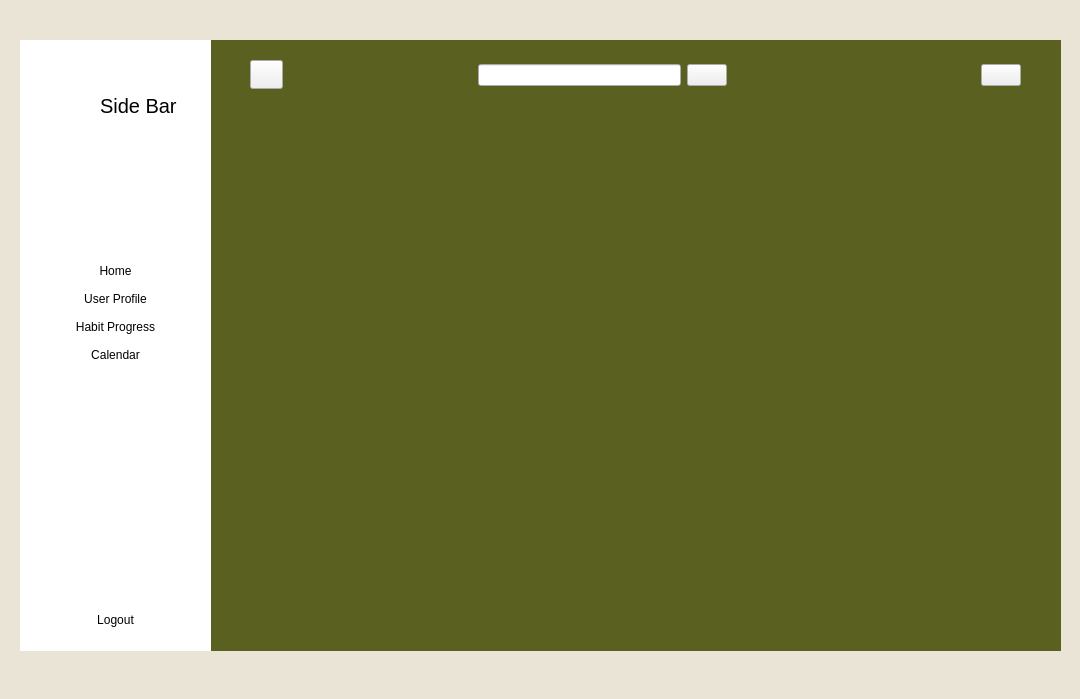
<?xml version="1.0" encoding="UTF-8"?>
<ui version="4.0">
 <class>Form</class>
 <widget class="QWidget" name="Form">
  <property name="geometry">
   <rect>
    <x>0</x>
    <y>0</y>
    <width>1080</width>
    <height>699</height>
   </rect>
  </property>
  <property name="windowTitle">
   <string>Form</string>
  </property>
  <property name="styleSheet">
   <string notr="true">#sidebartitle{
font-size: 20px;
}
#Form{
background-color: #EAE4D6;
}
#Home{
background-color: #596020;
}
#hidenav{
background-color: white;
}
#shownav{
}</string>
  </property>
  <widget class="QStackedWidget" name="page_stackedWidget">
   <property name="geometry">
    <rect>
     <x>290</x>
     <y>40</y>
     <width>771</width>
     <height>611</height>
    </rect>
   </property>
   <property name="currentIndex">
    <number>0</number>
   </property>
   <widget class="QWidget" name="Home">
    <widget class="QWidget" name="layoutWidget">
     <property name="geometry">
      <rect>
       <x>-60</x>
       <y>10</y>
       <width>791</width>
       <height>51</height>
      </rect>
     </property>
     <layout class="QHBoxLayout" name="horizontalLayout_2">
      <item>
       <spacer name="horizontalSpacer_2">
        <property name="orientation">
         <enum>Qt::Horizontal</enum>
        </property>
        <property name="sizeHint" stdset="0">
         <size>
          <width>40</width>
          <height>20</height>
         </size>
        </property>
       </spacer>
      </item>
      <item>
       <layout class="QHBoxLayout" name="horizontalLayout">
        <item>
         <widget class="QLineEdit" name="searchbar"/>
        </item>
        <item>
         <widget class="QPushButton" name="search_btn">
          <property name="text">
           <string/>
          </property>
          <property name="icon">
           <iconset>
            <normaloff>../../../Downloads/search.png</normaloff>../../../Downloads/search.png</iconset>
          </property>
         </widget>
        </item>
       </layout>
      </item>
      <item>
       <spacer name="horizontalSpacer">
        <property name="orientation">
         <enum>Qt::Horizontal</enum>
        </property>
        <property name="sizeHint" stdset="0">
         <size>
          <width>40</width>
          <height>20</height>
         </size>
        </property>
       </spacer>
      </item>
      <item>
       <widget class="QPushButton" name="profile_btn">
        <property name="text">
         <string/>
        </property>
        <property name="icon">
         <iconset>
          <normaloff>../../../Downloads/man.png</normaloff>../../../Downloads/man.png</iconset>
        </property>
        <property name="iconSize">
         <size>
          <width>40</width>
          <height>40</height>
         </size>
        </property>
       </widget>
      </item>
     </layout>
    </widget>
   </widget>
   <widget class="QWidget" name="User"/>
   <widget class="QWidget" name="Progress"/>
   <widget class="QWidget" name="Calendar">
    <widget class="QCalendarWidget" name="calendarWidget">
     <property name="geometry">
      <rect>
       <x>200</x>
       <y>170</y>
       <width>392</width>
       <height>236</height>
      </rect>
     </property>
    </widget>
   </widget>
  </widget>
  <widget class="QWidget" name="shownav" native="true">
   <property name="geometry">
    <rect>
     <x>20</x>
     <y>40</y>
     <width>61</width>
     <height>611</height>
    </rect>
   </property>
   <property name="styleSheet">
    <string notr="true">backgroun-color: white;</string>
   </property>
   <widget class="QLabel" name="iconpic_2">
    <property name="geometry">
     <rect>
      <x>10</x>
      <y>30</y>
      <width>51</width>
      <height>51</height>
     </rect>
    </property>
    <property name="text">
     <string/>
    </property>
    <property name="pixmap">
     <pixmap>../../../Downloads/logo.png</pixmap>
    </property>
    <property name="scaledContents">
     <bool>true</bool>
    </property>
   </widget>
   <widget class="QWidget" name="layoutWidget">
    <property name="geometry">
     <rect>
      <x>0</x>
      <y>220</y>
      <width>61</width>
      <height>371</height>
     </rect>
    </property>
    <layout class="QVBoxLayout" name="verticalLayout">
     <item>
      <widget class="QPushButton" name="fhome_btn_2">
       <property name="text">
        <string/>
       </property>
       <property name="icon">
        <iconset>
         <normaloff>resource/home.png</normaloff>resource/home.png</iconset>
       </property>
       <property name="flat">
        <bool>true</bool>
       </property>
      </widget>
     </item>
     <item>
      <widget class="QPushButton" name="user_btn">
       <property name="text">
        <string/>
       </property>
       <property name="icon">
        <iconset>
         <normaloff>resource/user.png</normaloff>resource/user.png</iconset>
       </property>
       <property name="flat">
        <bool>true</bool>
       </property>
      </widget>
     </item>
     <item>
      <widget class="QPushButton" name="progress_btn">
       <property name="text">
        <string/>
       </property>
       <property name="icon">
        <iconset>
         <normaloff>resource/progress.png</normaloff>resource/progress.png</iconset>
       </property>
       <property name="flat">
        <bool>true</bool>
       </property>
      </widget>
     </item>
     <item>
      <widget class="QPushButton" name="calendar_btn">
       <property name="text">
        <string/>
       </property>
       <property name="icon">
        <iconset>
         <normaloff>resource/calendar.png</normaloff>resource/calendar.png</iconset>
       </property>
       <property name="flat">
        <bool>true</bool>
       </property>
      </widget>
     </item>
     <item>
      <spacer name="verticalSpacer">
       <property name="orientation">
        <enum>Qt::Vertical</enum>
       </property>
       <property name="sizeHint" stdset="0">
        <size>
         <width>20</width>
         <height>40</height>
        </size>
       </property>
      </spacer>
     </item>
     <item>
      <widget class="QPushButton" name="logout_btn">
       <property name="text">
        <string/>
       </property>
       <property name="icon">
        <iconset>
         <normaloff>resource/logout.png</normaloff>resource/logout.png</iconset>
       </property>
       <property name="flat">
        <bool>true</bool>
       </property>
      </widget>
     </item>
    </layout>
   </widget>
  </widget>
  <widget class="QFrame" name="hidenav">
   <property name="geometry">
    <rect>
     <x>20</x>
     <y>40</y>
     <width>191</width>
     <height>611</height>
    </rect>
   </property>
   <widget class="QLabel" name="iconpic">
    <property name="geometry">
     <rect>
      <x>10</x>
      <y>30</y>
      <width>61</width>
      <height>61</height>
     </rect>
    </property>
    <property name="text">
     <string/>
    </property>
    <property name="pixmap">
     <pixmap>../../../Downloads/logo.png</pixmap>
    </property>
    <property name="scaledContents">
     <bool>true</bool>
    </property>
   </widget>
   <widget class="QLabel" name="sidebartitle">
    <property name="geometry">
     <rect>
      <x>80</x>
      <y>50</y>
      <width>101</width>
      <height>31</height>
     </rect>
    </property>
    <property name="font">
     <font>
      <pointsize>15</pointsize>
     </font>
    </property>
    <property name="styleSheet">
     <string notr="true">font-size: 15pt;</string>
    </property>
    <property name="text">
     <string>Side Bar</string>
    </property>
   </widget>
   <widget class="QWidget" name="layoutWidget">
    <property name="geometry">
     <rect>
      <x>10</x>
      <y>220</y>
      <width>171</width>
      <height>371</height>
     </rect>
    </property>
    <layout class="QVBoxLayout" name="verticalLayout_2">
     <item>
      <widget class="QPushButton" name="fhome_btn">
       <property name="styleSheet">
        <string notr="true"/>
       </property>
       <property name="text">
        <string>Home</string>
       </property>
       <property name="icon">
        <iconset>
         <normaloff>resource/home.png</normaloff>resource/home.png</iconset>
       </property>
       <property name="flat">
        <bool>true</bool>
       </property>
      </widget>
     </item>
     <item>
      <widget class="QPushButton" name="fuser_btn">
       <property name="text">
        <string>User Profile</string>
       </property>
       <property name="icon">
        <iconset>
         <normaloff>resource/user.png</normaloff>resource/user.png</iconset>
       </property>
       <property name="flat">
        <bool>true</bool>
       </property>
      </widget>
     </item>
     <item>
      <widget class="QPushButton" name="fprogress_btn">
       <property name="text">
        <string>Habit Progress</string>
       </property>
       <property name="icon">
        <iconset>
         <normaloff>resource/progress.png</normaloff>resource/progress.png</iconset>
       </property>
       <property name="flat">
        <bool>true</bool>
       </property>
      </widget>
     </item>
     <item>
      <widget class="QPushButton" name="fcalendar_btn">
       <property name="text">
        <string>Calendar</string>
       </property>
       <property name="icon">
        <iconset>
         <normaloff>resource/calendar.png</normaloff>resource/calendar.png</iconset>
       </property>
       <property name="flat">
        <bool>true</bool>
       </property>
      </widget>
     </item>
     <item>
      <spacer name="verticalSpacer_2">
       <property name="orientation">
        <enum>Qt::Vertical</enum>
       </property>
       <property name="sizeHint" stdset="0">
        <size>
         <width>20</width>
         <height>40</height>
        </size>
       </property>
      </spacer>
     </item>
     <item>
      <widget class="QPushButton" name="flogout_btn">
       <property name="text">
        <string>Logout</string>
       </property>
       <property name="icon">
        <iconset>
         <normaloff>resource/logout.png</normaloff>resource/logout.png</iconset>
       </property>
       <property name="flat">
        <bool>true</bool>
       </property>
      </widget>
     </item>
    </layout>
   </widget>
  </widget>
  <widget class="QLabel" name="label">
   <property name="geometry">
    <rect>
     <x>20</x>
     <y>40</y>
     <width>71</width>
     <height>611</height>
    </rect>
   </property>
   <property name="styleSheet">
    <string notr="true">background-color: white;</string>
   </property>
   <property name="text">
    <string/>
   </property>
  </widget>
  <widget class="QLabel" name="label_2">
   <property name="geometry">
    <rect>
     <x>20</x>
     <y>40</y>
     <width>271</width>
     <height>611</height>
    </rect>
   </property>
   <property name="styleSheet">
    <string notr="true">background-color: #596020;</string>
   </property>
   <property name="text">
    <string/>
   </property>
  </widget>
  <widget class="QPushButton" name="nav_btn">
   <property name="geometry">
    <rect>
     <x>250</x>
     <y>60</y>
     <width>33</width>
     <height>29</height>
    </rect>
   </property>
   <property name="text">
    <string/>
   </property>
   <property name="icon">
    <iconset>
     <normaloff>../../../Downloads/menu.png</normaloff>../../../Downloads/menu.png</iconset>
   </property>
   <property name="checkable">
    <bool>true</bool>
   </property>
  </widget>
  <zorder>label_2</zorder>
  <zorder>label</zorder>
  <zorder>page_stackedWidget</zorder>
  <zorder>shownav</zorder>
  <zorder>hidenav</zorder>
  <zorder>nav_btn</zorder>
 </widget>
 <resources/>
 <connections>
  <connection>
   <sender>nav_btn</sender>
   <signal>toggled(bool)</signal>
   <receiver>shownav</receiver>
   <slot>setVisible(bool)</slot>
   <hints>
    <hint type="sourcelabel">
     <x>342</x>
     <y>74</y>
    </hint>
    <hint type="destinationlabel">
     <x>77</x>
     <y>205</y>
    </hint>
   </hints>
  </connection>
  <connection>
   <sender>nav_btn</sender>
   <signal>toggled(bool)</signal>
   <receiver>hidenav</receiver>
   <slot>setHidden(bool)</slot>
   <hints>
    <hint type="sourcelabel">
     <x>323</x>
     <y>73</y>
    </hint>
    <hint type="destinationlabel">
     <x>107</x>
     <y>204</y>
    </hint>
   </hints>
  </connection>
 </connections>
</ui>
